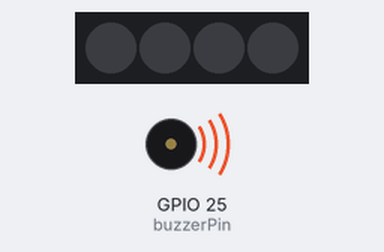
This sketch was run on a simulated ESP32. On the bench: 4 RGB LEDs in strip order, left to right, buzzer (waves = sounding). Dim RGB values are drawn brighter than linear; random numbers use the default seed unless the sketch sets one.

Above: at 0.1 s.
At 15.44 s:
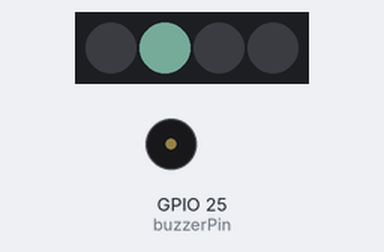
At 19.84 s:
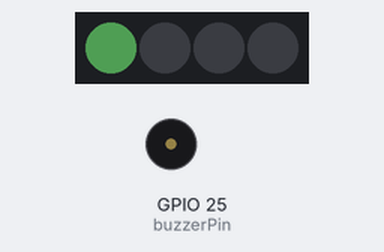
At 24.25 s:
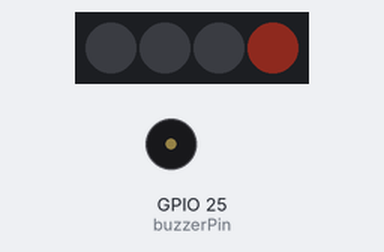
At 29.85 s:
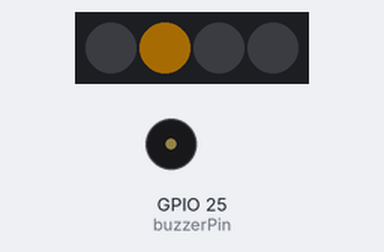
At 39.86 s:
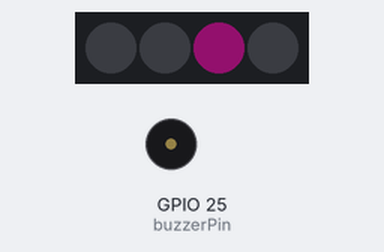
Timing chart, 0 to 40.0 s (numbered marks = the images above):
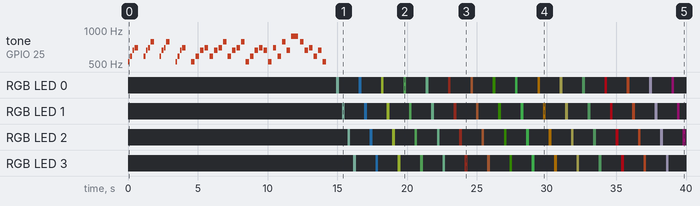

The sketch:

SequentualBlonkingRGB.ino
```cpp
#include <Adafruit_NeoPixel.h>
#include "pitches.h"

#ifdef __AVR__
#include <avr/power.h> // Required for 16 MHz Adafruit Trinket
#endif
#define LED_PIN 26 // Which pin on the Arduino is connected to the NeoPixels?
#define LED_COUNT 4 // How many NeoPixels are attached to the Arduino?
int buzzerPin = 25;
// Ноти мелодії "Happy Birthday"
int melody[] = {
  NOTE_C5, NOTE_D5, NOTE_E5, NOTE_F5, 0, // Da-da-da-dum
  NOTE_D5, NOTE_E5, NOTE_F5, NOTE_G5, 0, // Da-da-da-dum
  NOTE_D5, NOTE_E5, NOTE_F5, NOTE_G5, 0, // Da-da-da-dum
  NOTE_C5, NOTE_D5, NOTE_E5, NOTE_F5, 0, // Da-da-da-dum

  // Main Verse
  NOTE_C5, NOTE_D5, NOTE_E5, NOTE_F5,
  NOTE_D5, NOTE_E5, NOTE_F5, NOTE_G5,
  NOTE_D5, NOTE_E5, NOTE_F5, NOTE_G5,
  NOTE_C5, NOTE_D5, NOTE_E5, NOTE_F5,

  // Section 2
  NOTE_E5, NOTE_C5, NOTE_F5, NOTE_D5,
  NOTE_G5, NOTE_E5, NOTE_A5,
  NOTE_G5, NOTE_E5, NOTE_F5, NOTE_D5,
  NOTE_E5, NOTE_C5, 0
};

// Note durations: 4 = quarter note, 8 = eighth note, 16 = sixteenth note, etc.
int noteDurations[] = {
  8, 8, 8, 4, 4, // 0 is the rest where you snap your fingers!
  8, 8, 8, 4, 4,
  8, 8, 8, 4, 4,
  8, 8, 8, 4, 4,

  // Main Verse
  4, 4, 4, 4,
  4, 4, 4, 4,
  4, 4, 4, 4,
  4, 4, 4, 4,

  // Section 2
  4, 4, 4, 4,
  4, 4, 2,
  4, 4, 4, 4,
  4, 4, 2
};


Adafruit_NeoPixel strip(LED_COUNT, LED_PIN, NEO_GRB + NEO_KHZ800); // Declare our NeoPixel strip object:
void setup() {
  #ifdef __AVR__
    if (F_CPU == 16000000) clock_prescale_set(clock_div_1);
  #endif

  strip.begin();
  strip.show();
  strip.setBrightness(50);
  pinMode(buzzerPin, OUTPUT);
  for (int i = 0; i < sizeof(melody) / sizeof(melody[0]); i++) {

    int noteFrequency = melody[i];
    int noteDuration = 1000 / noteDurations[i];
    tone(buzzerPin, noteFrequency, noteDuration);
    delay(noteDuration * 1.3);
  }
}

void loop() {

    byte r = random(0, 256);
    byte g = random(0, 256);
    byte b = random(0, 256);
    for (int i = 0; i < LED_COUNT; i++) {

      strip.setPixelColor(i, strip.Color(r, g, b));
      strip.show();
      delay(200);
      strip.setPixelColor(i, strip.Color(0, 0, 0));
      strip.show();
      delay(200);
    }
}
```

pitches.h
```cpp
/*************************************************
 * Public Constants
 *************************************************/

#define NOTE_B0  31
#define NOTE_C1  33
#define NOTE_CS1 35
#define NOTE_D1  37
#define NOTE_DS1 39
#define NOTE_E1  41
#define NOTE_F1  44
#define NOTE_FS1 46
#define NOTE_G1  49
#define NOTE_GS1 52
#define NOTE_A1  55
#define NOTE_AS1 58
#define NOTE_B1  62
#define NOTE_C2  65
#define NOTE_CS2 69
#define NOTE_D2  73
#define NOTE_DS2 78
#define NOTE_E2  82
#define NOTE_F2  87
#define NOTE_FS2 93
#define NOTE_G2  98
#define NOTE_GS2 104
#define NOTE_A2  110
#define NOTE_AS2 117
#define NOTE_B2  123
#define NOTE_C3  131
#define NOTE_CS3 139
#define NOTE_D3  147
#define NOTE_DS3 156
#define NOTE_E3  165
#define NOTE_F3  175
#define NOTE_FS3 185
#define NOTE_G3  196
#define NOTE_GS3 208
#define NOTE_A3  220
#define NOTE_AS3 233
#define NOTE_B3  247
#define NOTE_C4  262
#define NOTE_CS4 277
#define NOTE_D4  294
#define NOTE_DS4 311
#define NOTE_E4  330
#define NOTE_F4  349
#define NOTE_FS4 370
#define NOTE_G4  392
#define NOTE_GS4 415
#define NOTE_A4  440
#define NOTE_AS4 466
#define NOTE_B4  494
#define NOTE_C5  523
#define NOTE_CS5 554
#define NOTE_D5  587
#define NOTE_DS5 622
#define NOTE_E5  659
#define NOTE_F5  698
#define NOTE_FS5 740
#define NOTE_G5  784
#define NOTE_GS5 831
#define NOTE_A5  880
#define NOTE_AS5 932
#define NOTE_B5  988
#define NOTE_C6  1047
#define NOTE_CS6 1109
#define NOTE_D6  1175
#define NOTE_DS6 1245
#define NOTE_E6  1319
#define NOTE_F6  1397
#define NOTE_FS6 1480
#define NOTE_G6  1568
#define NOTE_GS6 1661
#define NOTE_A6  1760
#define NOTE_AS6 1865
#define NOTE_B6  1976
#define NOTE_C7  2093
#define NOTE_CS7 2217
#define NOTE_D7  2349
#define NOTE_DS7 2489
#define NOTE_E7  2637
#define NOTE_F7  2794
#define NOTE_FS7 2960
#define NOTE_G7  3136
#define NOTE_GS7 3322
#define NOTE_A7  3520
#define NOTE_AS7 3729
#define NOTE_B7  3951
#define NOTE_C8  4186
#define NOTE_CS8 4435
#define NOTE_D8  4699
#define NOTE_DS8 4978
```

Measured:
- by itself, RGB LED 0: off → RGB(33, 48, 43) at 14.9 s, → off 0.20 s later, → RGB(8, 25, 39) 1.4 s later, → off 0.20 s later, … (32 changes in this stretch)
- by itself, RGB LED 1: off → RGB(33, 48, 43) at 15.3 s, → off 0.20 s later, → RGB(8, 25, 39) 1.4 s later, → off 0.20 s later, … (32 changes in this stretch)
